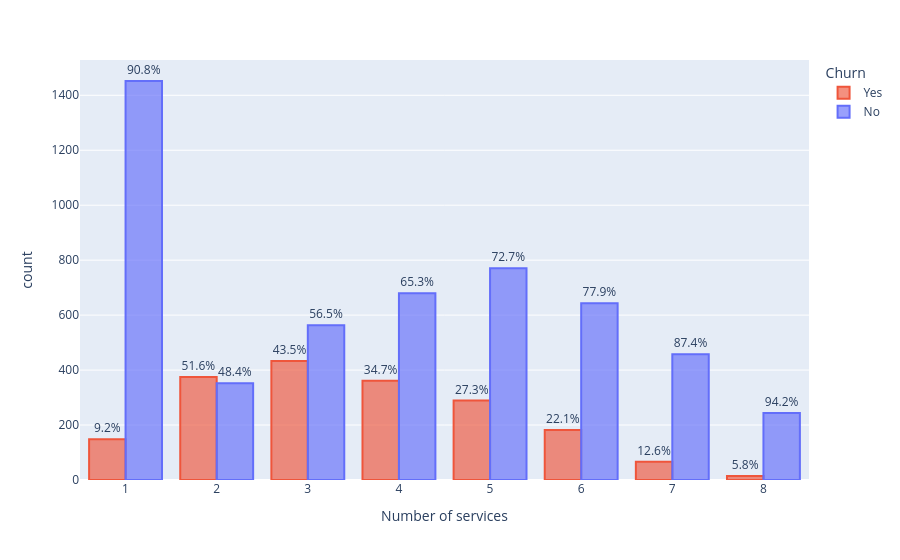

Write notebook code for a chart like this one.
### Code cell
fig = px.bar(services_chart, x="Number of services", y="count",color="Churn", text="percent", category_orders={"Churn":["Yes","No"]}, barmode="group")
fig.update_traces(textposition='outside')
fig.update_traces(marker_color="rgba(99, 110, 250, 0.65)", marker_line_color="rgb(99, 110, 250)",marker_line_width=2, selector=dict(name='No'))
fig.update_traces(marker_color="rgba(239, 85, 59, 0.65)", marker_line_color="rgb(239, 85, 59)",marker_line_width=2, selector=dict(name='Yes'))
fig.show()

### Figure 1 — Plotly figure (JSON) as saved in the notebook; plotly's stock layout.template omitted (floating-point values rounded to 4 significant figures)
{"data": [{"alignmentgroup": "True", "hovertemplate": "Churn=Yes<br>Number of services=%{x}<br>count=%{y}<br>percent=%{text}<extra></extra>", "legendgroup": "Yes", "marker": {"color": "rgba(239, 85, 59, 0.65)", "line": {"color": "rgb(239, 85, 59)", "width": 2}, "pattern": {"shape": ""}}, "name": "Yes", "offsetgroup": "Yes", "orientation": "v", "showlegend": true, "text": ["9.2%", "51.6%", "43.5%", "34.7%", "27.3%", "22.1%", "12.6%", "5.8%"], "textposition": "outside", "type": "bar", "x": [1, 2, 3, 4, 5, 6, 7, 8], "xaxis": "x", "y": [148, 375, 433, 361, 289, 182, 66, 15], "yaxis": "y"}, {"alignmentgroup": "True", "hovertemplate": "Churn=No<br>Number of services=%{x}<br>count=%{y}<br>percent=%{text}<extra></extra>", "legendgroup": "No", "marker": {"color": "rgba(99, 110, 250, 0.65)", "line": {"color": "rgb(99, 110, 250)", "width": 2}, "pattern": {"shape": ""}}, "name": "No", "offsetgroup": "No", "orientation": "v", "showlegend": true, "text": ["90.8%", "48.4%", "56.5%", "65.3%", "72.7%", "77.9%", "87.4%", "94.2%"], "textposition": "outside", "type": "bar", "x": [1, 2, 3, 4, 5, 6, 7, 8], "xaxis": "x", "y": [1452, 352, 563, 680, 771, 643, 458, 244], "yaxis": "y"}], "layout": {"barmode": "group", "legend": {"title": {"text": "Churn"}, "tracegroupgap": 0}, "margin": {"t": 60}, "xaxis": {"anchor": "y", "domain": [0, 1], "title": {"text": "Number of services"}}, "yaxis": {"anchor": "x", "domain": [0, 1], "title": {"text": "count"}}}}
